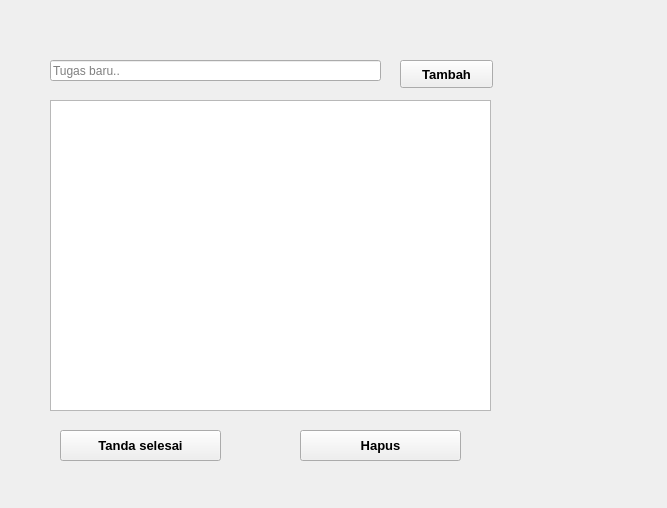
<?xml version="1.0" encoding="UTF-8"?>
<ui version="4.0">
 <class>Form</class>
 <widget class="QWidget" name="Form">
  <property name="geometry">
   <rect>
    <x>0</x>
    <y>0</y>
    <width>667</width>
    <height>508</height>
   </rect>
  </property>
  <property name="windowTitle">
   <string>To-Do List</string>
  </property>
  <widget class="QLineEdit" name="masukanTugas">
   <property name="geometry">
    <rect>
     <x>50</x>
     <y>60</y>
     <width>331</width>
     <height>21</height>
    </rect>
   </property>
   <property name="placeholderText">
    <string>Tugas baru..</string>
   </property>
  </widget>
  <widget class="QPushButton" name="tombolTambah">
   <property name="geometry">
    <rect>
     <x>400</x>
     <y>60</y>
     <width>93</width>
     <height>28</height>
    </rect>
   </property>
   <property name="font">
    <font>
     <pointsize>10</pointsize>
     <weight>75</weight>
     <bold>true</bold>
    </font>
   </property>
   <property name="text">
    <string>Tambah</string>
   </property>
  </widget>
  <widget class="QListWidget" name="daftarTugas">
   <property name="geometry">
    <rect>
     <x>50</x>
     <y>100</y>
     <width>441</width>
     <height>311</height>
    </rect>
   </property>
  </widget>
  <widget class="QPushButton" name="tombolSelesai">
   <property name="geometry">
    <rect>
     <x>60</x>
     <y>430</y>
     <width>161</width>
     <height>31</height>
    </rect>
   </property>
   <property name="font">
    <font>
     <pointsize>10</pointsize>
     <weight>75</weight>
     <bold>true</bold>
    </font>
   </property>
   <property name="text">
    <string>Tanda selesai</string>
   </property>
  </widget>
  <widget class="QPushButton" name="tombolHapus">
   <property name="geometry">
    <rect>
     <x>300</x>
     <y>430</y>
     <width>161</width>
     <height>31</height>
    </rect>
   </property>
   <property name="font">
    <font>
     <pointsize>10</pointsize>
     <weight>75</weight>
     <bold>true</bold>
    </font>
   </property>
   <property name="text">
    <string>Hapus</string>
   </property>
  </widget>
 </widget>
 <resources/>
 <connections/>
</ui>
